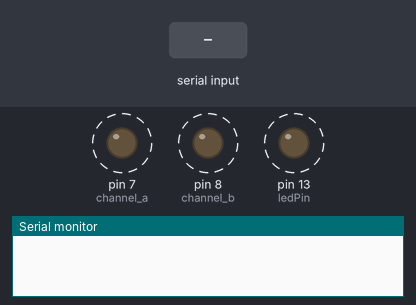
This sketch was run on a simulated Arduino Uno, built with avr-gcc and run on an emulated ATmega328P. On the bench: output pins drawn as LEDs (lit = HIGH), the last lines printed to the serial monitor. Dashed ring = blinking. The test bench sets the inputs (shaded band).

Above: at 1.2 s.
1.3 s: "5\n" received over Serial
At 2.16 s:
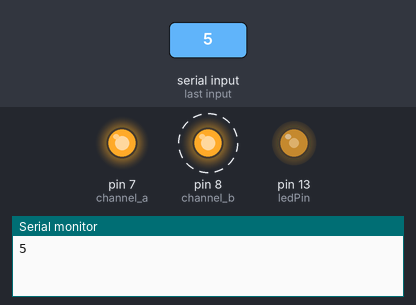
4.3 s: "90,45\n" received over Serial
At 4.56 s:
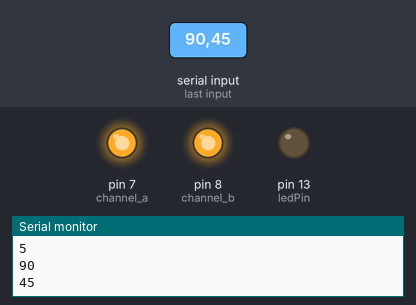
7.3 s: "5\n" received over Serial
At 7.83 s:
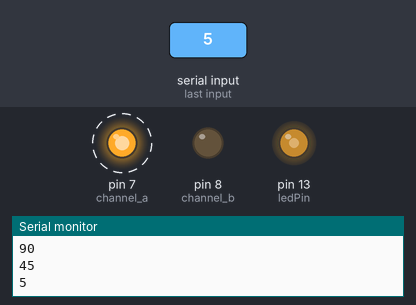
10.3 s: "90\n" received over Serial
At 10.91 s:
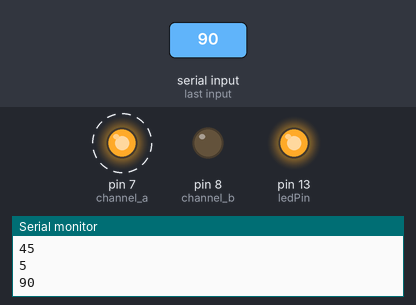
Timing chart, 0 to 14.3 s (numbered marks = the images above; inputs shaded):
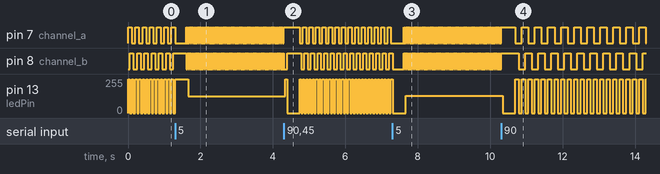

Measured:
- after the input at 1.3 s, pin 8 (channel_b): alternates HIGH for 0.01 s and LOW for 0.01 s, starting after 0.31 s
- after the input at 4.3 s, pin 13 (ledPin): goes 255/255 0.05 s, 0/255 0.34 s, 28 × (255/255 0.05 s, 0/255 0.05 s), then 255/255, starting after 0.05 s
- after the input at 7.3 s, pin 7 (channel_a): alternates HIGH for 0.01 s and LOW for 0.01 s, starting after 0.31 s
- after the input at 10.3 s, pin 7 (channel_a): alternates HIGH for 0.18 s and LOW for 0.18 s, starting after 0.39 s; pin 13 (ledPin): 128/255 → 0/255 after 0.05 s, then repeats every 0.18 s: 255/255 0.09 s, 0/255 0.09 s
- by itself, pin 7 (channel_a): repeats every 0.18 s: LOW 0.09 s, HIGH 0.09 s
- by itself, pin 8 (channel_b): alternates HIGH for 0.10 s and LOW for 0.10 s

The sketch:

arduino_encoder_simulator.ino
```cpp
#include "avr/wdt.h"

const int ledPin = 13;      // the pin that the LED is attached to
const int channel_a = 7;
const int channel_b = 8;
int phase_delay = 50;


void setup() {
  // initialize the serial communication:
  Serial.begin(115200);
  // initialize the ledPin as an output:
  pinMode(ledPin, OUTPUT);
  pinMode(channel_a, OUTPUT);
  pinMode(channel_b, OUTPUT);
  Serial.setTimeout(300);
}

void poll_serial(void) {
  if (Serial.available()) {
    int result = Serial.parseInt();
    if(result != 0)
    {
      phase_delay = result;
      Serial.println(phase_delay);
    }
  }
}

void loop() {
  // Channel A high
  digitalWrite(ledPin, HIGH);
  digitalWrite(channel_a, HIGH);
  delay(phase_delay);
  poll_serial();

  // Channel B high
  digitalWrite(ledPin, LOW);
  digitalWrite(channel_b, HIGH);
  delay(phase_delay);
  poll_serial();

  // Channel A low
  digitalWrite(ledPin, HIGH);
  digitalWrite(channel_a, LOW);
  delay(phase_delay);
  poll_serial();

  // Channel B low
  digitalWrite(ledPin, LOW);
  digitalWrite(channel_b, LOW);
  delay(phase_delay);
  poll_serial();

}
```
